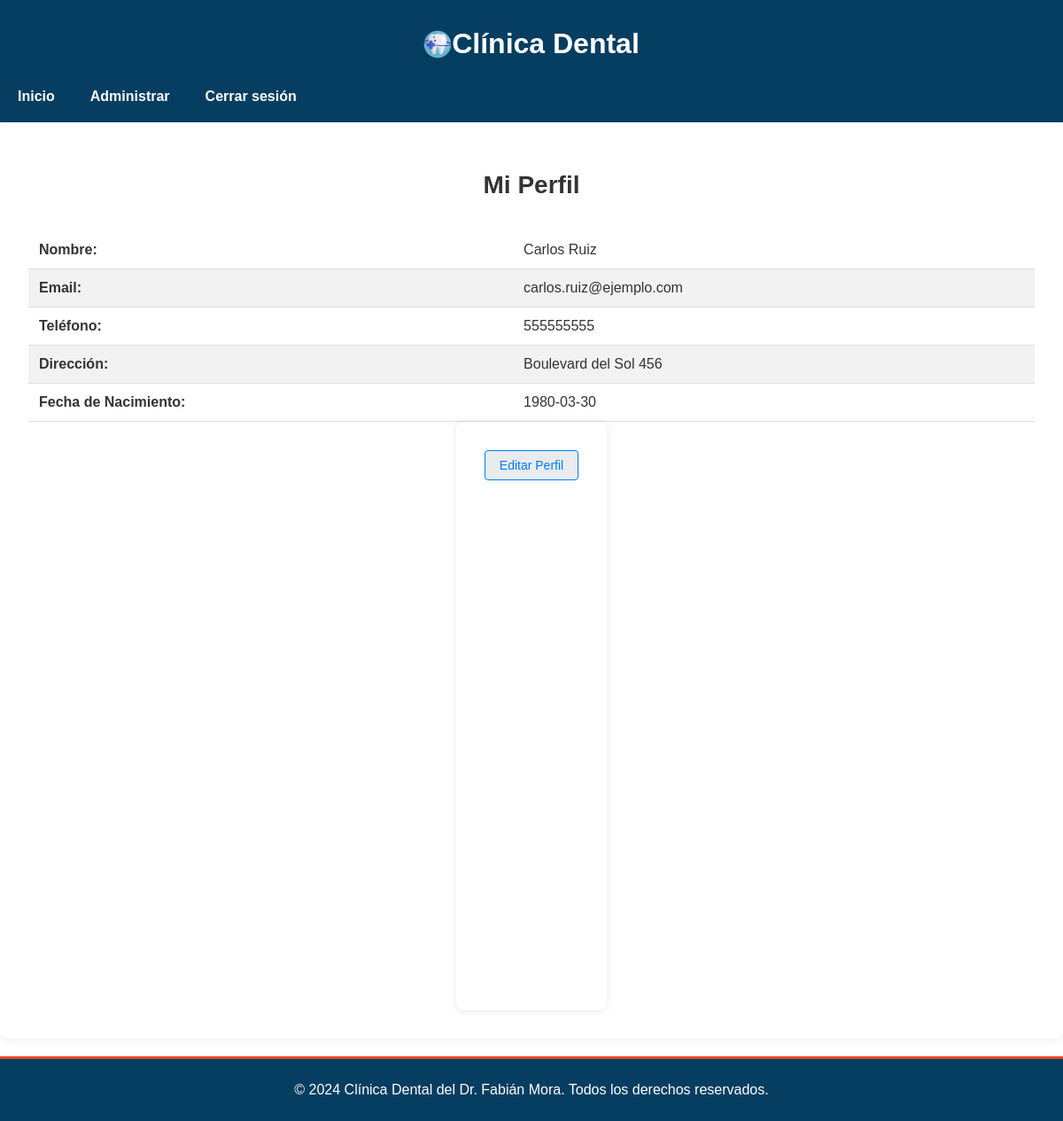
Screenshot of /Admin/perfil.php (signed in) with the database file from the repository.
### tables this page shows
CREATE TABLE `usuarios` (
  `id` int(11) NOT NULL,
  `nombre` varchar(100) NOT NULL,
  `email` varchar(100) NOT NULL,
  `contrasena` varchar(255) NOT NULL,
  `rol` enum('paciente','doctor','administrador') NOT NULL,
  `fecha_creacion` timestamp NOT NULL DEFAULT current_timestamp(),
  `direccion` varchar(255) NOT NULL,
  `telefono` varchar(255) NOT NULL,
  `fecha_nacimiento` date DEFAULT NULL
);

### Admin/perfil.php (the view, shortened to what this page needs)
<?php
require '../Conexion/conexion.php';
try {
    $stmt = $pdo->prepare('
        SELECT nombre, email, direccion, telefono, fecha_nacimiento
        FROM usuarios
        WHERE id = :usuario_id
    ');
    $stmt->execute(['usuario_id' => $_SESSION['usuario_id']]);
    $administrador = $stmt->fetch(PDO::FETCH_ASSOC);
} catch (PDOException $e) {
    $error = 'Error en la consulta: ' . $e->getMessage();
} catch (Exception $e) {
    $error = 'Error: ' . $e->getMessage();
}
?>
<!DOCTYPE html>
<html lang="es">
<head>
    <link rel="stylesheet" href="/css/styles.css">
</head>
<body>
<header class="header">
        <div class="container">
            <h1 class="logo">
                <img src="/Imagenes/odontologia.png" alt="Logo de Clínica Dental">
                Clínica Dental
            </h1>
            <nav class="nav">
                <ul class="nav-list">
                    <li class="nav-item">
                        <a href="principalAdmin.php" class="nav-link">Inicio</a>
                    </li>
                    <li class="nav-item dropdown">
                        <a href="#" class="nav-link">Administrar</a>
                    </li>
                    <li class="nav-item">
                        <a href="../logout.php" class="nav-link">Cerrar sesión</a>
                    </li>
                </ul>
            </nav>
        </div>
    </header>
    <main>
        <section class="container-principal">
            <h2>Mi Perfil</h2>
            <table class="table">
                <tbody>
                    <tr>
                        <th>Nombre:</th>
                        <td><?php echo htmlspecialchars($administrador['nombre']); ?></td>
                    </tr>
                    <tr>
                        <th>Email:</th>
                        <td><?php echo htmlspecialchars($administrador['email']); ?></td>
                    </tr>
                    <tr>
                        <th>Teléfono:</th>
                        <td><?php echo htmlspecialchars($administrador['telefono']); ?></td>
                    </tr>
                    <tr>
                        <th>Dirección:</th>
                        <td><?php echo htmlspecialchars($administrador['direccion']); ?></td>
                    </tr>
                    <tr>
                        <th>Fecha de Nacimiento:</th>
                        <td><?php echo htmlspecialchars($administrador['fecha_nacimiento']); ?></td>
                    </tr>
                </tbody>
            </table>
            <div class="container-principal">
                <a href="editar_perfil.php" class="btn-perfil">Editar Perfil</a>
            </div>
    </main>
    <footer class="footer">
        <div class="container">
            <p>&copy; 2024 Clínica Dental del Dr. Fabián Mora. Todos los derechos reservados.</p>
        </div>
    </footer>
</body>
</html>

### css/styles.css (style rules this page uses)
body { font-family: 'Arial', sans-serif; margin: 0; padding: 0; }
.header { background: #063e61; color: #fff; padding: 10px 0; justify-content: center; }
.header .logo { display: flex; align-items: center; justify-content: center; }
.header .logo img { max-width: 120px; height: auto; }
.nav { display: flex; justify-content: left; }
.nav .nav-list { list-style: none; padding: 0; margin: 0; text-align: left; display: flex; }
.nav .nav-item { position: relative; }
.nav .nav-link { text-decoration: none; color: #fff; padding: 10px 20px; display: block; font-weight: bold; transition: background 0.3s, color 0.3s; }
body { font-family: 'Arial', sans-serif; color: #333; margin: 0; padding: 0; }
footer { background: #063e61; color: #ffffff; text-align: center; padding: 10px 0; margin-top: 20px; border-top: #e8491d 3px solid; }
.table { width: 100%; height: 100%; border-collapse: collapse; margin-top: 20px; }
.table th, .table td { padding: 12px; text-align: left; border-bottom: 1px solid #ddd; }
.table th { background-color: none; color: #333; font-weight: bold; }
.table tr:nth-child(even) { background-color: #f2f2f2; }
.btn-perfil { display: inline-block; padding: 0.5rem 1rem; font-size: 0.875rem; color: #007bff; background-color: #e9ecef; border: 1px solid #007bff; border-radius: 4px; text-decoration: none; transition: background-color 0.3s, color 0.3s; }
.container-principal { padding: 2rem; max-width: 1200px; margin: 0 auto; background-color: #ffffff; border-radius: 8px; box-shadow: 0 0 10px rgba(0, 0, 0, 0.1); position: relative; min-height: 600px; display: flex; flex-direction: column; }
h2 { font-size: 1.75rem; color: #333; margin-bottom: 1rem; text-align: center; }

### rows the page displays
usuarios: nombre "Carlos Ruiz", email "carlos.ruiz@ejemplo.com", telefono "555555555", direccion "Boulevard del Sol 456", fecha_nacimiento "1980-03-30"
